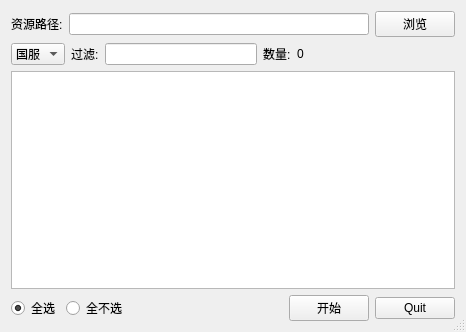
<?xml version="1.0" encoding="UTF-8"?>
<ui version="4.0">
 <class>QBuildResourceDialog</class>
 <widget class="QDialog" name="QBuildResourceDialog">
  <property name="geometry">
   <rect>
    <x>0</x>
    <y>0</y>
    <width>466</width>
    <height>332</height>
   </rect>
  </property>
  <property name="contextMenuPolicy">
   <enum>Qt::DefaultContextMenu</enum>
  </property>
  <property name="windowTitle">
   <string>Dialog</string>
  </property>
  <property name="sizeGripEnabled">
   <bool>true</bool>
  </property>
  <property name="modal">
   <bool>true</bool>
  </property>
  <layout class="QGridLayout" name="gridLayout">
   <item row="0" column="0">
    <layout class="QVBoxLayout" name="verticalLayout">
     <item>
      <layout class="QHBoxLayout" name="horizontalLayout">
       <item>
        <widget class="QLabel" name="label">
         <property name="text">
          <string>资源路径:</string>
         </property>
        </widget>
       </item>
       <item>
        <widget class="QLineEdit" name="path"/>
       </item>
       <item>
        <widget class="QPushButton" name="browse">
         <property name="text">
          <string>浏览</string>
         </property>
         <property name="autoDefault">
          <bool>false</bool>
         </property>
        </widget>
       </item>
      </layout>
     </item>
     <item>
      <layout class="QHBoxLayout" name="horizontalLayout_2">
       <item>
        <widget class="QComboBox" name="country">
         <item>
          <property name="text">
           <string>国服</string>
          </property>
         </item>
         <item>
          <property name="text">
           <string>韩国</string>
          </property>
         </item>
         <item>
          <property name="text">
           <string>台湾</string>
          </property>
         </item>
         <item>
          <property name="text">
           <string>越南</string>
          </property>
         </item>
         <item>
          <property name="text">
           <string>泰国</string>
          </property>
         </item>
        </widget>
       </item>
       <item>
        <widget class="QLabel" name="label_2">
         <property name="text">
          <string>过滤:</string>
         </property>
        </widget>
       </item>
       <item>
        <widget class="QLineEdit" name="filter"/>
       </item>
       <item>
        <widget class="QLabel" name="label_3">
         <property name="text">
          <string>数量:</string>
         </property>
        </widget>
       </item>
       <item>
        <widget class="QLabel" name="totalNumber">
         <property name="text">
          <string>0</string>
         </property>
        </widget>
       </item>
       <item>
        <spacer name="horizontalSpacer_2">
         <property name="orientation">
          <enum>Qt::Horizontal</enum>
         </property>
         <property name="sizeHint" stdset="0">
          <size>
           <width>40</width>
           <height>20</height>
          </size>
         </property>
        </spacer>
       </item>
      </layout>
     </item>
     <item>
      <widget class="QListWidget" name="listWidget"/>
     </item>
     <item>
      <layout class="QHBoxLayout" name="horizontalLayout_4">
       <item>
        <widget class="QRadioButton" name="selectAll">
         <property name="text">
          <string>全选</string>
         </property>
         <property name="checked">
          <bool>true</bool>
         </property>
        </widget>
       </item>
       <item>
        <widget class="QRadioButton" name="disableAll">
         <property name="text">
          <string>全不选</string>
         </property>
        </widget>
       </item>
       <item>
        <spacer name="horizontalSpacer_3">
         <property name="orientation">
          <enum>Qt::Horizontal</enum>
         </property>
         <property name="sizeHint" stdset="0">
          <size>
           <width>40</width>
           <height>20</height>
          </size>
         </property>
        </spacer>
       </item>
       <item>
        <widget class="QPushButton" name="start">
         <property name="text">
          <string>开始</string>
         </property>
         <property name="autoDefault">
          <bool>false</bool>
         </property>
        </widget>
       </item>
       <item>
        <widget class="QPushButton" name="quit">
         <property name="text">
          <string>Quit</string>
         </property>
         <property name="autoDefault">
          <bool>false</bool>
         </property>
        </widget>
       </item>
      </layout>
     </item>
    </layout>
   </item>
  </layout>
 </widget>
 <resources/>
 <connections/>
</ui>
